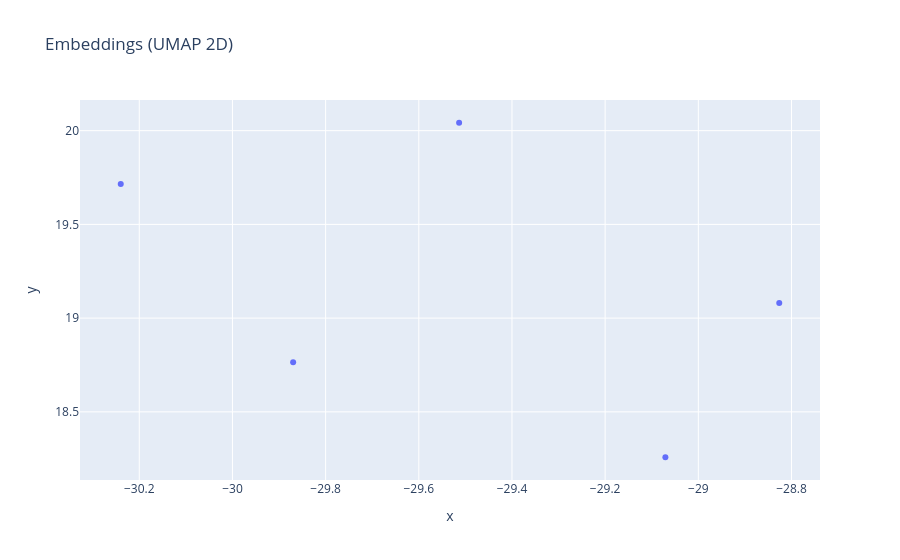

The code cell stored with this chart in its notebook:
### Code cell
# 2D
reducer_2d = umap.UMAP(n_components=2, metric="cosine", random_state=42)
coords_2d = reducer_2d.fit_transform(test_embeddings.cpu().tolist())

df_2d = pd.DataFrame(coords_2d, columns=["x", "y"])
df_2d["sample"] = [f"seq_{i}" for i in range(len(test_seq))]

fig_2d = px.scatter(df_2d, x="x", y="y", hover_name="sample", title="Embeddings (UMAP 2D)")
fig_2d.show()  # or fig_2d.write_html("embeddings_2d.html")

### Figure 1 — Plotly figure (JSON) as saved in the notebook; plotly's stock layout.template omitted (floating-point values rounded to 4 significant figures)
{"data": [{"hovertemplate": "<b>%{hovertext}</b><br><br>x=%{x}<br>y=%{y}<extra></extra>", "hovertext": ["seq_0", "seq_1", "seq_2", "seq_3", "seq_4"], "legendgroup": "", "marker": {"color": "#636efa", "symbol": "circle"}, "mode": "markers", "name": "", "orientation": "v", "showlegend": false, "type": "scatter", "x": [-30.24, -29.51, -28.83, -29.07, -29.87], "xaxis": "x", "y": [19.72, 20.04, 19.08, 18.26, 18.76], "yaxis": "y"}], "layout": {"legend": {"tracegroupgap": 0}, "title": {"text": "Embeddings (UMAP 2D)"}, "xaxis": {"anchor": "y", "domain": [0, 1], "title": {"text": "x"}}, "yaxis": {"anchor": "x", "domain": [0, 1], "title": {"text": "y"}}}}
